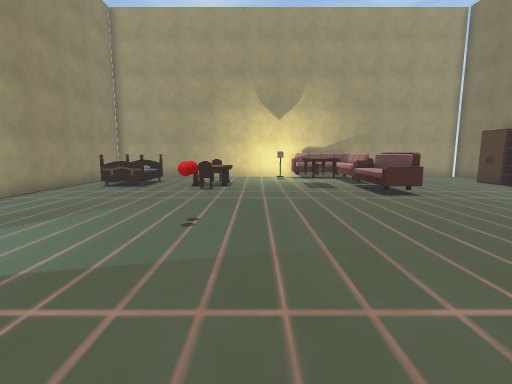
[1] (above)

17 first-person views from a walk through a scene from a Unity 3-D project. The camera is 1.5 m above the floor, tilts 8° down and sees 85° across. The floor is counted in squares, 1 m on a side. Each view is taken from the middle of a square. On the plan, view 1 faces up. The plan holds only what a view shows up to about 14 squares ahead; the rest is blank.

[2]
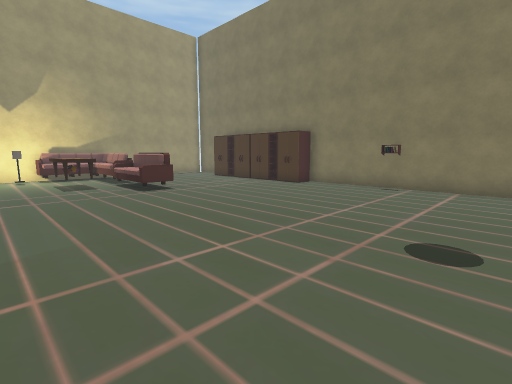

[3]
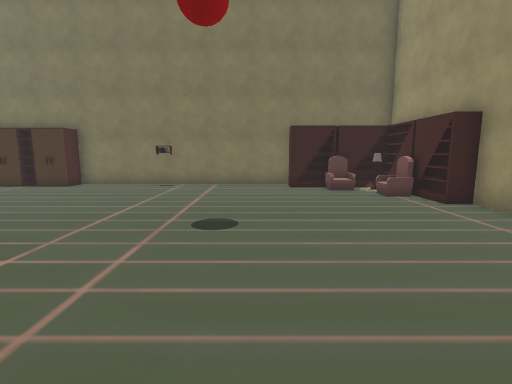

[4]
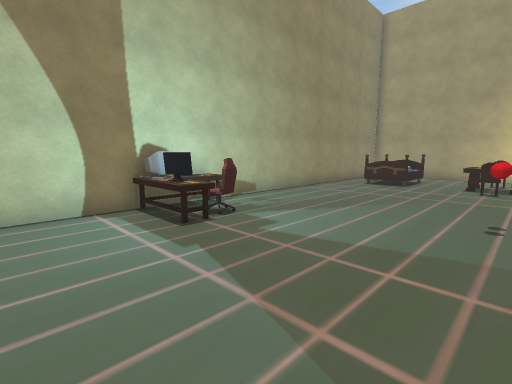

[5]
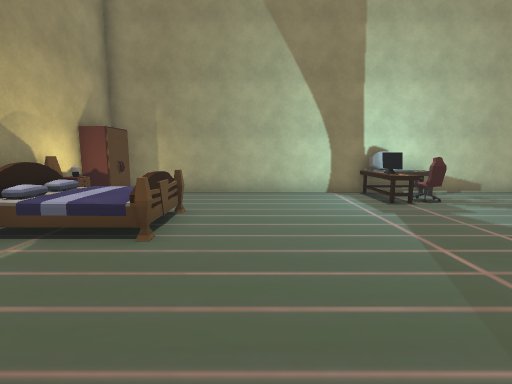

[6]
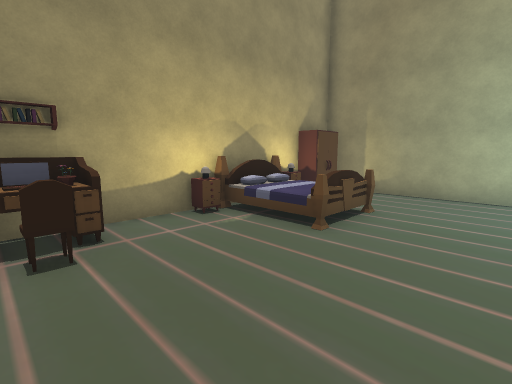

[7]
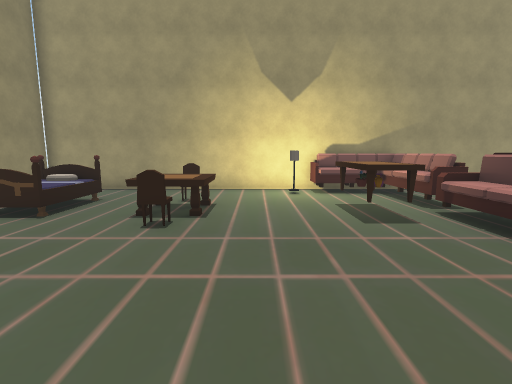

[8]
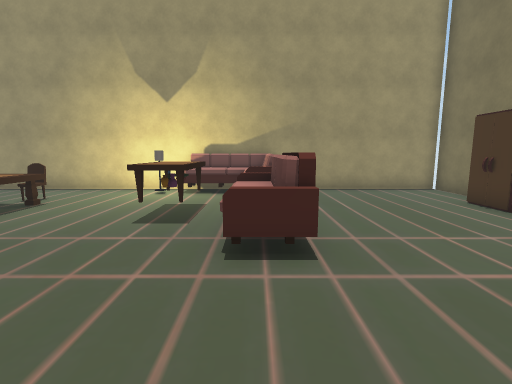

[9]
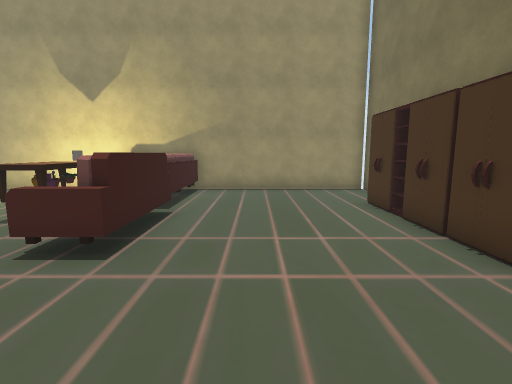

[10]
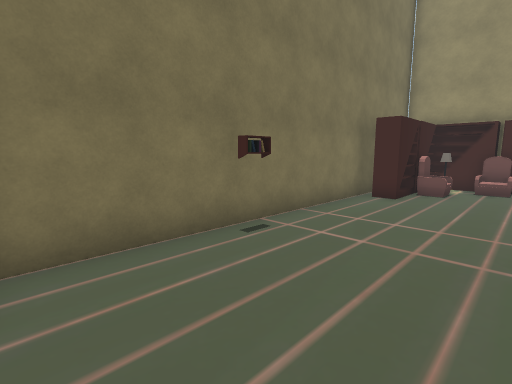

[11]
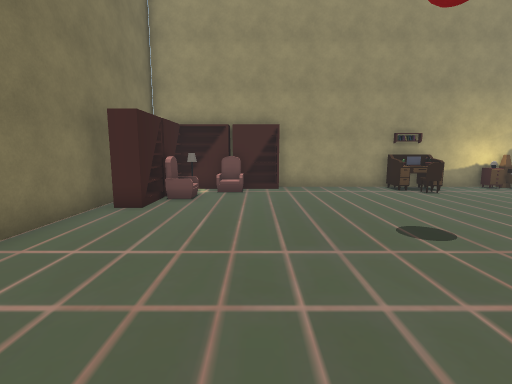

[12]
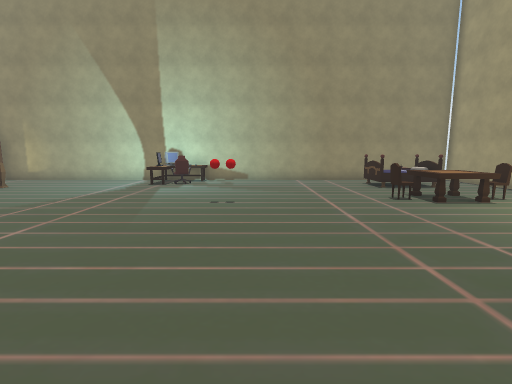

[13]
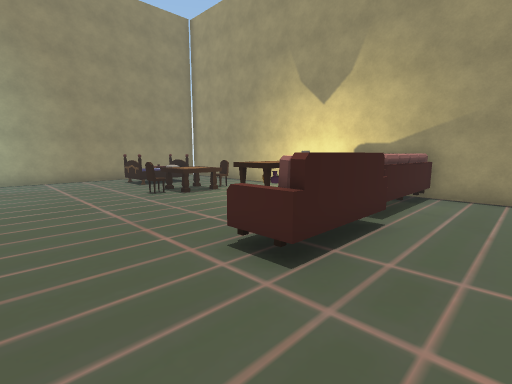

[14]
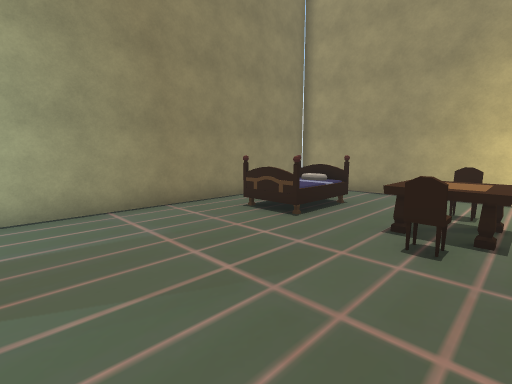

[15]
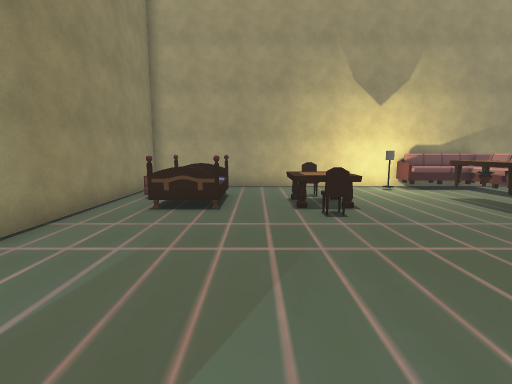

[16]
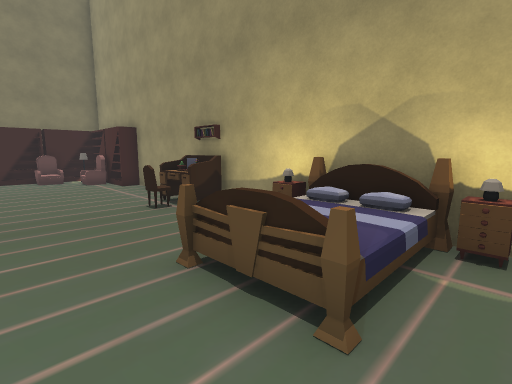

[17]
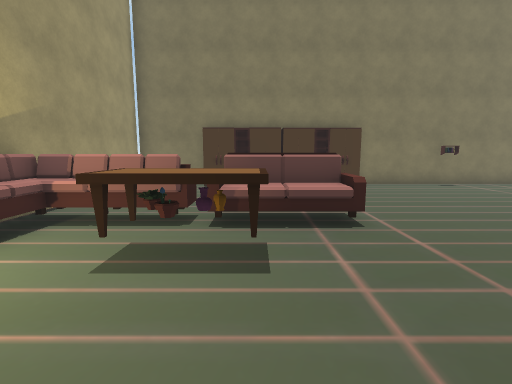

### Floor plan
Points are (right, up) in squares from view 1. A wall is a line through its corners. A room is listed if a view was taken in it or the views show most of it. See-through windows are left out.
Room 1 (views 1, 2, 3, 4, 5, 6, 7, 8, 9, 10, 11, 12, 13, 14, 15, 16, 17)
walls: (2.4, -7.3) (6.5, -7.3); (-1.6, -7.3) (0.6, -7.3); (12.5, -3.6) (12.5, 7.5); (12.5, 14.5) (12.5, 17.6) (-8.5, 17.6) (-8.5, -6.9)
objects: wardrobe (-8, -7) to (-7, -7); desk (-8, 2) to (-6, 2); other object (-8, 3); desk (-8, 4); other object (-8, 14) to (-7, 15); chair (-7, 3) to (-6, 4); bed (-7, 12) to (-5, 15); other object (-6, -7); nightstand (-6, -6); bed (-5, -7) to (-3, -4); table (-3, 13) to (-1, 14); other object (-2, -7); nightstand (-2, -6); chair (-2, 12); chair (-2, 15); flower (1, -7) to (1, -6); chair (1, -5); other object (1, 16); other object (2, -7); laptop (2, -6); table (2, 12) to (3, 14); sofa (2, 14) to (6, 17); flower (3, 13); other object (3, 14); sofa (5, 10) to (6, 13); bookshelf (7, -7) to (9, -7); armchair (9, -6); bookshelf (10, -7) to (12, -5); other object (10, -6) to (11, -6); armchair (10, -5) to (11, -4); bookshelf (11, -4) to (12, -3); wardrobe (11, 8) to (12, 10); wardrobe (11, 12) to (12, 14); other object (12, 3)

Positions as (right, up) in squares from view 1, and headings:
1: (0, 0), facing up
2: (0, -1), facing up-right
3: (-1, -1), facing right
4: (-1, -1), facing up-left
5: (2, -2), facing left
6: (2, -1), facing down-left
7: (0, 6), facing up
8: (5, 6), facing up
9: (8, 6), facing up
10: (8, 7), facing down-right
11: (8, 5), facing down
12: (7, 7), facing left
13: (8, 7), facing up-left
14: (-1, 7), facing up-left
15: (-4, 5), facing up
16: (-6, -2), facing down-right
17: (-1, 12), facing right
